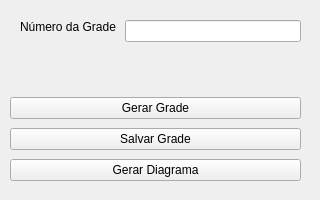
<?xml version="1.0" encoding="UTF-8"?>
<ui version="4.0">
 <class>gradeWindow</class>
 <widget class="QMainWindow" name="gradeWindow">
  <property name="geometry">
   <rect>
    <x>0</x>
    <y>0</y>
    <width>320</width>
    <height>200</height>
   </rect>
  </property>
  <property name="minimumSize">
   <size>
    <width>320</width>
    <height>200</height>
   </size>
  </property>
  <property name="maximumSize">
   <size>
    <width>320</width>
    <height>200</height>
   </size>
  </property>
  <property name="windowTitle">
   <string>Scraping da Grade</string>
  </property>
  <widget class="QWidget" name="centralwidget">
   <widget class="QWidget" name="verticalLayoutWidget">
    <property name="geometry">
     <rect>
      <x>0</x>
      <y>0</y>
      <width>311</width>
      <height>191</height>
     </rect>
    </property>
    <layout class="QVBoxLayout" name="verticalLayout">
     <property name="spacing">
      <number>9</number>
     </property>
     <property name="leftMargin">
      <number>10</number>
     </property>
     <property name="topMargin">
      <number>10</number>
     </property>
     <property name="rightMargin">
      <number>10</number>
     </property>
     <property name="bottomMargin">
      <number>10</number>
     </property>
     <item>
      <layout class="QHBoxLayout" name="horizontalLayout">
       <property name="leftMargin">
        <number>10</number>
       </property>
       <property name="topMargin">
        <number>10</number>
       </property>
       <property name="rightMargin">
        <number>0</number>
       </property>
       <item alignment="Qt::AlignTop">
        <widget class="QLabel" name="label1">
         <property name="text">
          <string>Número da Grade</string>
         </property>
        </widget>
       </item>
       <item alignment="Qt::AlignTop">
        <widget class="QLineEdit" name="inputNumeroGrade"/>
       </item>
      </layout>
     </item>
     <item>
      <widget class="QPushButton" name="btnGerarGrade">
       <property name="cursor">
        <cursorShape>PointingHandCursor</cursorShape>
       </property>
       <property name="text">
        <string>Gerar Grade</string>
       </property>
      </widget>
     </item>
     <item>
      <widget class="QPushButton" name="btnSalvarGrade">
       <property name="cursor">
        <cursorShape>PointingHandCursor</cursorShape>
       </property>
       <property name="text">
        <string>Salvar Grade</string>
       </property>
      </widget>
     </item>
     <item>
      <widget class="QPushButton" name="btnGerarDiagrama">
       <property name="cursor">
        <cursorShape>PointingHandCursor</cursorShape>
       </property>
       <property name="text">
        <string>Gerar Diagrama</string>
       </property>
      </widget>
     </item>
    </layout>
   </widget>
  </widget>
 </widget>
 <resources/>
 <connections>
  <connection>
   <sender>btnGerarGrade</sender>
   <signal>clicked()</signal>
   <receiver>gradeWindow</receiver>
   <slot>close()</slot>
   <hints>
    <hint type="sourcelabel">
     <x>199</x>
     <y>99</y>
    </hint>
    <hint type="destinationlabel">
     <x>184</x>
     <y>74</y>
    </hint>
   </hints>
  </connection>
  <connection>
   <sender>btnSalvarGrade</sender>
   <signal>clicked()</signal>
   <receiver>gradeWindow</receiver>
   <slot>close()</slot>
   <hints>
    <hint type="sourcelabel">
     <x>256</x>
     <y>142</y>
    </hint>
    <hint type="destinationlabel">
     <x>309</x>
     <y>141</y>
    </hint>
   </hints>
  </connection>
  <connection>
   <sender>btnGerarDiagrama</sender>
   <signal>clicked()</signal>
   <receiver>gradeWindow</receiver>
   <slot>close()</slot>
   <hints>
    <hint type="sourcelabel">
     <x>255</x>
     <y>166</y>
    </hint>
    <hint type="destinationlabel">
     <x>276</x>
     <y>182</y>
    </hint>
   </hints>
  </connection>
 </connections>
</ui>
